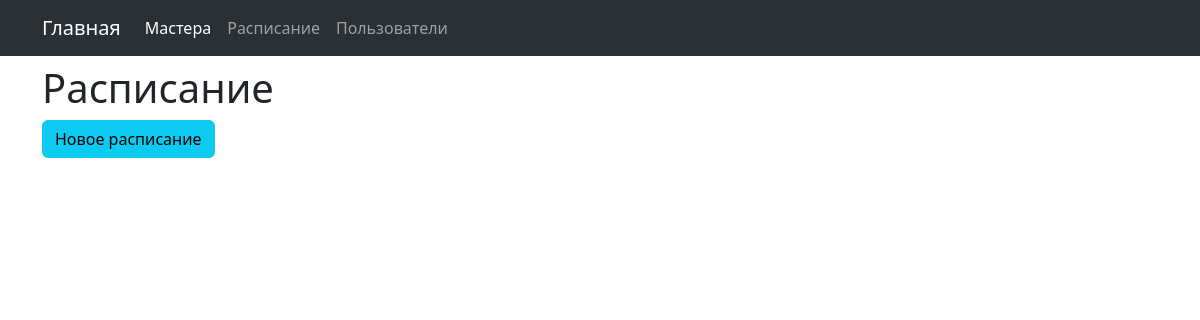
The app's page /timetable/, older data.
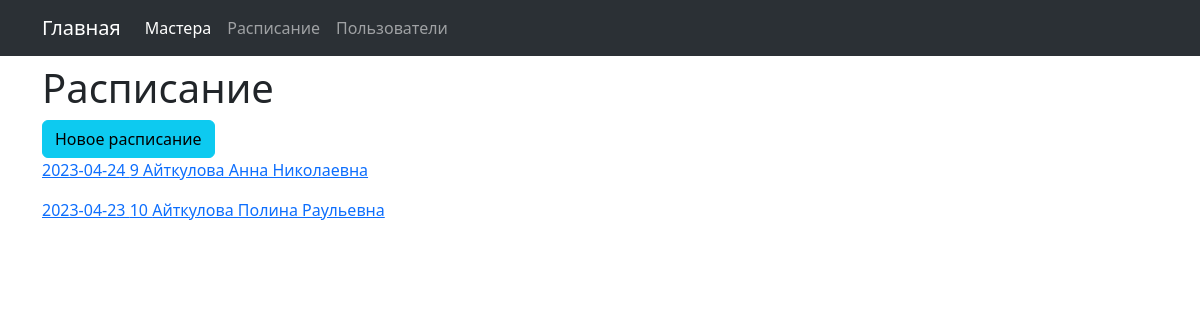
The same page, newer data.
### data/timetable.py (models this page shows, shortened)
class Timetable(SqlAlchemyBase):
    __tablename__ = 'timetable'
    id = Column(Integer, primary_key=True, autoincrement=True)
    date = sqlalchemy.Column(Date)
    """Дата в расписании"""
    employee_id = Column(Integer, ForeignKey("employee.id"))
    """id мастера"""
    employee = relationship("Employee", back_populates="timetables")
    """Мастер"""
    reception_time_id = Column(Integer, ForeignKey("reception_time.id"))
    """id времени"""
    reception_time = relationship("ReceptionTime", back_populates="timetables")
    """Время в расписании"""
    profile_id = Column(Integer, ForeignKey("profile.id"))
    """id профиля"""
    profile = relationship("Profile", back_populates="timetables")
    """Профиль"""

class ReceptionTime(SqlAlchemyBase):
    __tablename__ = 'reception_time'
    id = Column(Integer, primary_key=True, autoincrement=True)
    time = sqlalchemy.Column(String)
    """Время записи"""
    timetables = relationship("Timetable", back_populates="reception_time", cascade="all, delete-orphan")

### data/employee.py (models this page shows, shortened)
class Employee(SqlAlchemyBase):
    __tablename__ = 'employee'
    id = Column(Integer, primary_key=True, autoincrement=True)
    name = Column(String(20))
    """Имя мастера"""
    surname = Column(String(30))
    """Фамилия мастера"""
    middle_name = Column(String(30))
    """Отчество мастера"""
    timetables = relationship("Timetable", back_populates="employee", cascade="all, delete-orphan")
    """Расписание"""
    def __str__(self):
        return f"{self.surname} {self.name} {self.middle_name}"

### timetable/blueprint.py (the view)
@timetable.route('/')
def index():
    db_sess = db_session.create_session()
    timetables = db_sess.query(Timetable).all()
    return render_template('timetable/index.html', obj=timetables)

### data/db_session.py (called while the page is built)
def create_session() -> Session:
    global __factory
    return __factory()

### timetable/templates/timetable/index.html (shortened to what this page needs)
{% extends "base.html" %}
{% block content_title %}
<h1>Расписание</h1>
{% endblock %}
{% block content %}
<div class="col-md-6">
    <a class="btn btn-info" href="{{url_for('timetable.create')}}">Новое расписание</a>
    {% for item in obj %}
    <div class="form-group">
        <p>
            <a href="{{ url_for('timetable.edit', pk=item.id) }}">{{item.date}} {{item.reception_time.time}} {{item.employee}}</a>
        </p>
    </div>
    {% endfor %}
    {% endblock %}

Row changes from the older to the newer data that the page shows:
added Timetable: date "2023-04-24", reception_time.time "9", employee "Айткулова Анна Николаевна"
added Timetable: date "2023-04-23", reception_time.time "10", employee "Айткулова Полина Раульевна"
